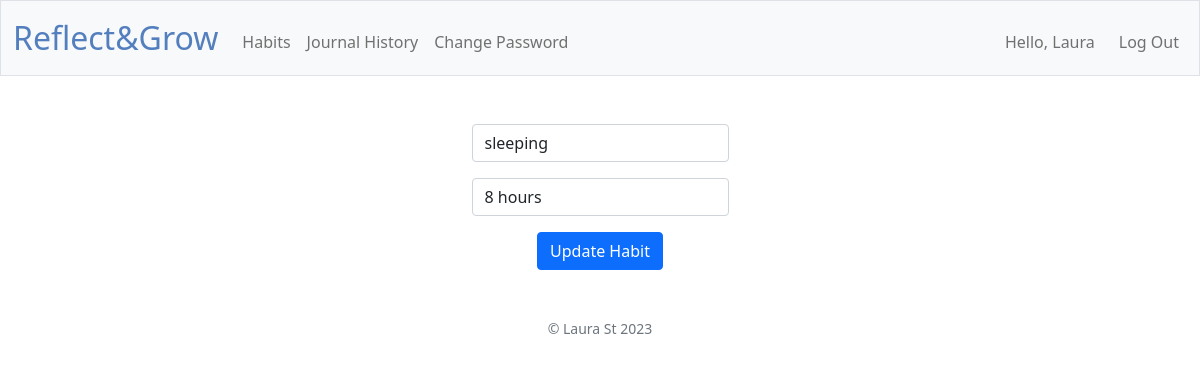
The page /edit-habit/2 (signed in) on the database its author committed.
### tables this page shows
CREATE TABLE "users" (
    id INTEGER PRIMARY KEY AUTOINCREMENT,
    username TEXT NOT NULL UNIQUE,
    hash TEXT NOT NULL
);

CREATE TABLE habits (
    habit_id INTEGER PRIMARY KEY AUTOINCREMENT,
    user_id INTEGER,
    name TEXT NOT NULL,
    rule TEXT NOT NULL,
    created_at DATE DEFAULT (DATE('now')),
    FOREIGN KEY (user_id) REFERENCES users(id)
);

### app.py (the view)
@app.route("/edit-habit/<int:habit_id>", methods=["GET", "POST"])
@login_required
def edit_habit(habit_id):
    if request.method == "POST":
        result = habit_service.update_habit(request.form, habit_id, session.get("user_id"))
        if not result["success"]:
            return apology(result["msg"], result["code"])
        return redirect("/habits")
    else:
        result = habit_service.get_habit(habit_id, session.get("user_id"))
        if not result["success"]:
            return apology(result["msg"], result["code"])
        return render_template("edit-habit.html", habit=result["res"])

### app.py (called while the page is built)
@app.after_request
def after_request(response):
    response.headers["Cache-Control"] = "no-cache, no-store, must-revalidate"
    response.headers["Expires"] = 0
    response.headers["Pragma"] = "no-cache"
    return response

@app.context_processor
def inject_user():
    user_id = session.get("user_id")
    if user_id:
        result = user_service.get_user_details(user_id)
        user = result["res"]
        return {"username": user["username"]}
    return {}

### database.py (called while the page is built)
def get_habit(habit_id, user_id):
    return db.execute(
        "SELECT * FROM habits WHERE habit_id = ? and user_id = ?", habit_id, user_id
    )

def get_user(user_id):
    return db.execute("SELECT * FROM users WHERE id = ?", user_id)

### habit_service.py (called while the page is built)
def get_habit(habit_id, user_id):
    rows = database.get_habit(habit_id, user_id)
    habit = rows[0]
    if not habit:
        return fail()
    return success(habit)

### helpers.py (called while the page is built)
def login_required(f):
    @wraps(f)
    def decorated_function(*args, **kwargs):
        if session.get("user_id") is None:
            return redirect("/login")
        return f(*args, **kwargs)
    return decorated_function

def success(obj=None):
    return {"success": True, "res": obj}

### user_service.py (called while the page is built)
def get_user_details(user_id):
    rows = database.get_user(user_id)
    user = rows[0]
    if not user:
        fail()
    return success(user)

### templates/edit-habit.html (shortened to what this page needs)
{% extends "layout.html" %}
{% block main %}
<form action="/edit-habit/{{habit.habit_id}}" method="post">
    <div class="mb-3">
        <input autocomplete="off" autofocus class="form-control mx-auto w-auto" id="habit" name="habit" value="{{
            habit.name }}" type="text">
    </div>
    <div class="mb-3">
        <input autocomplete="off" autofocus class="form-control mx-auto w-auto" id="rule" name="rule" value="{{
            habit.rule }}" type="text">
    </div>
    <button class="btn btn-primary" type="submit">Update Habit</button>
</form>
{% endblock %}

### templates/layout.html (shortened to what this page needs)
<!DOCTYPE html>
<html lang="en">
<head>
    <link href="https://cdn.jsdelivr.net/npm/bootstrap@5.1.3/dist/css/bootstrap.min.css"
 rel="stylesheet">
    <link href="/static/styles.css" rel="stylesheet">
</head>
<body>
    <nav class="bg-light border navbar navbar-expand-md navbar-light">
        <div class="container-fluid">
            <a class="navbar-brand" href="/"><span class="blue">Reflect&Grow</span></a>
            <div class="collapse navbar-collapse" id="navbar">
                {% if session["user_id"] %}
                <ul class="navbar-nav me-auto mt-2">
                    <li class="nav-item"><a class="nav-link" href="/habits">Habits</a></li>
                    <li class="nav-item"><a class="nav-link" href="/journal-history">Journal History</a></li>
                    <li class="nav-item"><a class="nav-link" href="/change-password">Change Password</a></li>
                </ul>
                <ul class="navbar-nav ms-auto mt-2">
                    <li class="nav-item navbar-text me-3">Hello, {{ username }}</li>
                    <li class="nav-item"><a class="nav-link" href="/logout">Log Out</a></li>
                </ul>
                {% else %}
                <ul class="navbar-nav ms-auto mt-2">
                    <li class="nav-item"><a class="nav-link" href="/register">Register</a></li>
                    <li class="nav-item"><a class="nav-link" href="/login">Log In</a></li>
                </ul>
                {% endif %}
            </div>
        </div>
    </nav>
    <main class="container py-5 text-center">
        {% block main %}{% endblock %}
    </main>
    <footer class="mb-5 small text-center text-muted">
        &copy; Laura St <span id="year"></span>
    </footer>
</body>
</html>

### static/styles.css (style rules this page uses)
nav .navbar-brand { font-size: xx-large; }
nav .navbar-brand .blue { color: #537fbe; }
.btn { display: inline-flex; align-items: center; justify-content: center; }

### rows shown on the page
users: username "Laura"
habits: habit "sleeping", rule "8 hours"
